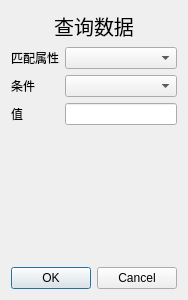
<?xml version="1.0" encoding="UTF-8"?>
<ui version="4.0">
 <class>SearchDialog1</class>
 <widget class="QDialog" name="SearchDialog1">
  <property name="geometry">
   <rect>
    <x>0</x>
    <y>0</y>
    <width>184</width>
    <height>300</height>
   </rect>
  </property>
  <property name="windowTitle">
   <string>Dialog</string>
  </property>
  <layout class="QVBoxLayout" name="verticalLayout">
   <item>
    <widget class="QLabel" name="label">
     <property name="sizePolicy">
      <sizepolicy hsizetype="Preferred" vsizetype="Fixed">
       <horstretch>0</horstretch>
       <verstretch>0</verstretch>
      </sizepolicy>
     </property>
     <property name="font">
      <font>
       <pointsize>15</pointsize>
      </font>
     </property>
     <property name="text">
      <string>查询数据</string>
     </property>
     <property name="alignment">
      <set>Qt::AlignCenter</set>
     </property>
    </widget>
   </item>
   <item>
    <layout class="QFormLayout" name="formLayout">
     <item row="0" column="0">
      <widget class="QLabel" name="label_2">
       <property name="text">
        <string>匹配属性</string>
       </property>
      </widget>
     </item>
     <item row="1" column="0">
      <widget class="QLabel" name="label_3">
       <property name="text">
        <string>条件</string>
       </property>
      </widget>
     </item>
     <item row="2" column="0">
      <widget class="QLabel" name="label_4">
       <property name="text">
        <string>值</string>
       </property>
      </widget>
     </item>
     <item row="2" column="1">
      <widget class="QLineEdit" name="lineEdit"/>
     </item>
     <item row="0" column="1">
      <widget class="QComboBox" name="comboBox"/>
     </item>
     <item row="1" column="1">
      <widget class="QComboBox" name="comboBox_2"/>
     </item>
    </layout>
   </item>
   <item>
    <widget class="QDialogButtonBox" name="buttonBox">
     <property name="orientation">
      <enum>Qt::Horizontal</enum>
     </property>
     <property name="standardButtons">
      <set>QDialogButtonBox::Cancel|QDialogButtonBox::Ok</set>
     </property>
    </widget>
   </item>
  </layout>
 </widget>
 <resources/>
 <connections>
  <connection>
   <sender>buttonBox</sender>
   <signal>accepted()</signal>
   <receiver>SearchDialog1</receiver>
   <slot>accept()</slot>
   <hints>
    <hint type="sourcelabel">
     <x>248</x>
     <y>254</y>
    </hint>
    <hint type="destinationlabel">
     <x>157</x>
     <y>274</y>
    </hint>
   </hints>
  </connection>
  <connection>
   <sender>buttonBox</sender>
   <signal>rejected()</signal>
   <receiver>SearchDialog1</receiver>
   <slot>reject()</slot>
   <hints>
    <hint type="sourcelabel">
     <x>316</x>
     <y>260</y>
    </hint>
    <hint type="destinationlabel">
     <x>286</x>
     <y>274</y>
    </hint>
   </hints>
  </connection>
 </connections>
</ui>
